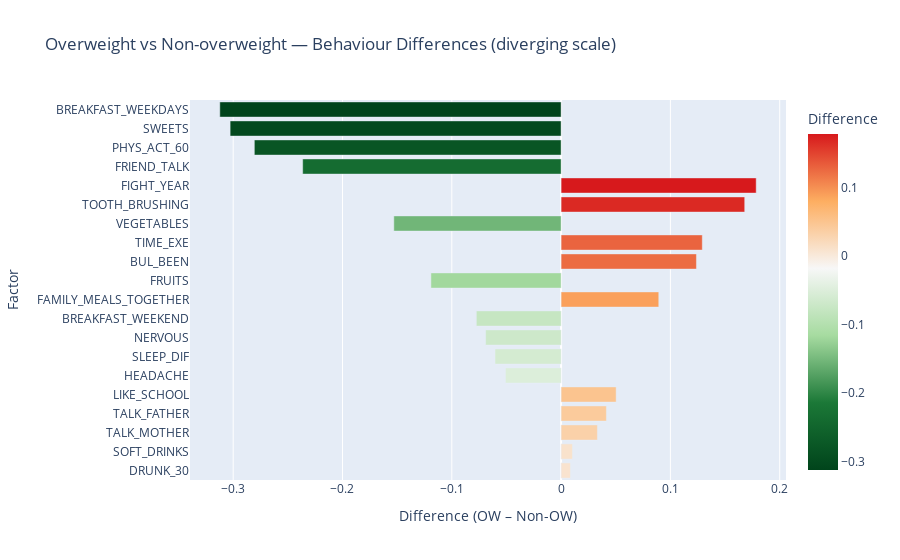

The notebook cell saved with this chart:
### Code cell
# barchart side by side - diverging green-orange
# ne uplne ok

# jen rok 2018
df_2018 = df[df["YEAR"] == 2018].copy()

# průměry pro overweight a non-overweight
ow_means  = df_2018[df_2018["OVERWEIGHT"] == 1][list_columns].mean()
non_means = df_2018[df_2018["OVERWEIGHT"] == 0][list_columns].mean()

# rozdíl OW − NON
diff = ow_means.reindex(list_columns) - non_means.reindex(list_columns)

df_diff = diff.reset_index()
df_diff.columns = ["FACTOR", "DIFFERENCE"]

df_diff["DIFFERENCE"] = df_diff["DIFFERENCE"].fillna(0.0)
df_diff["ABS_DIFF"] = df_diff["DIFFERENCE"].abs()

df_diff = df_diff.sort_values("ABS_DIFF", ascending=False)

# 🌈 CONTINUOUS DIVERGING COLOR SCALE
diverging_scale = [
    "#00441b",  # dark green
    "#1b7837",
    "#a6dba0",
    "#f7f7f7",  # neutral
    "#fdae61",
    "#d7191c"   # dark orange/red
]

fig = px.bar(
    df_diff,
    x="DIFFERENCE",
    y="FACTOR",
    orientation="h",
    color="DIFFERENCE",
    color_continuous_scale=diverging_scale,
    category_orders={"FACTOR": df_diff["FACTOR"].tolist()},
    title="Overweight vs Non-overweight — Behaviour Differences (diverging scale)"
)

fig.update_layout(
    xaxis_title="Difference (OW – Non-OW)",
    yaxis_title="Factor",
    coloraxis_colorbar_title="Difference",
)

fig.show()

### Figure 1 — Plotly figure (JSON) as saved in the notebook; plotly's stock layout.template omitted (floating-point values rounded to 4 significant figures)
{"data": [{"hovertemplate": "DIFFERENCE=%{marker.color}<br>FACTOR=%{y}<extra></extra>", "legendgroup": "", "marker": {"color": [-0.3122, -0.3028, -0.2807, -0.2364, 0.1785, 0.168, -0.153, 0.1292, 0.1238, -0.1191, 0.08936, -0.07758, -0.06903, -0.06046, -0.05091, 0.05037, 0.04146, 0.03321, 0.01037, 0.008544], "coloraxis": "coloraxis", "pattern": {"shape": ""}}, "name": "", "orientation": "h", "showlegend": false, "textposition": "auto", "type": "bar", "x": [-0.3122, -0.3028, -0.2807, -0.2364, 0.1785, 0.168, -0.153, 0.1292, 0.1238, -0.1191, 0.08936, -0.07758, -0.06903, -0.06046, -0.05091, 0.05037, 0.04146, 0.03321, 0.01037, 0.008544], "xaxis": "x", "y": ["BREAKFAST_WEEKDAYS", "SWEETS", "PHYS_ACT_60", "FRIEND_TALK", "FIGHT_YEAR", "TOOTH_BRUSHING", "VEGETABLES", "TIME_EXE", "BUL_BEEN", "FRUITS", "FAMILY_MEALS_TOGETHER", "BREAKFAST_WEEKEND", "NERVOUS", "SLEEP_DIF", "HEADACHE", "LIKE_SCHOOL", "TALK_FATHER", "TALK_MOTHER", "SOFT_DRINKS", "DRUNK_30"], "yaxis": "y"}], "layout": {"barmode": "relative", "coloraxis": {"colorbar": {"title": {"text": "Difference"}}, "colorscale": [[0, "#00441b"], [0.2, "#1b7837"], [0.4, "#a6dba0"], [0.6, "#f7f7f7"], [0.8, "#fdae61"], [1, "#d7191c"]]}, "legend": {"tracegroupgap": 0}, "title": {"text": "Overweight vs Non-overweight — Behaviour Differences (diverging scale)"}, "xaxis": {"anchor": "y", "domain": [0, 1], "title": {"text": "Difference (OW – Non-OW)"}}, "yaxis": {"anchor": "x", "categoryarray": ["DRUNK_30", "SOFT_DRINKS", "TALK_MOTHER", "TALK_FATHER", "LIKE_SCHOOL", "HEADACHE", "SLEEP_DIF", "NERVOUS", "BREAKFAST_WEEKEND", "FAMILY_MEALS_TOGETHER", "FRUITS", "BUL_BEEN", "TIME_EXE", "VEGETABLES", "TOOTH_BRUSHING", "FIGHT_YEAR", "FRIEND_TALK", "PHYS_ACT_60", "SWEETS", "BREAKFAST_WEEKDAYS"], "categoryorder": "array", "domain": [0, 1], "title": {"text": "Factor"}}}}
